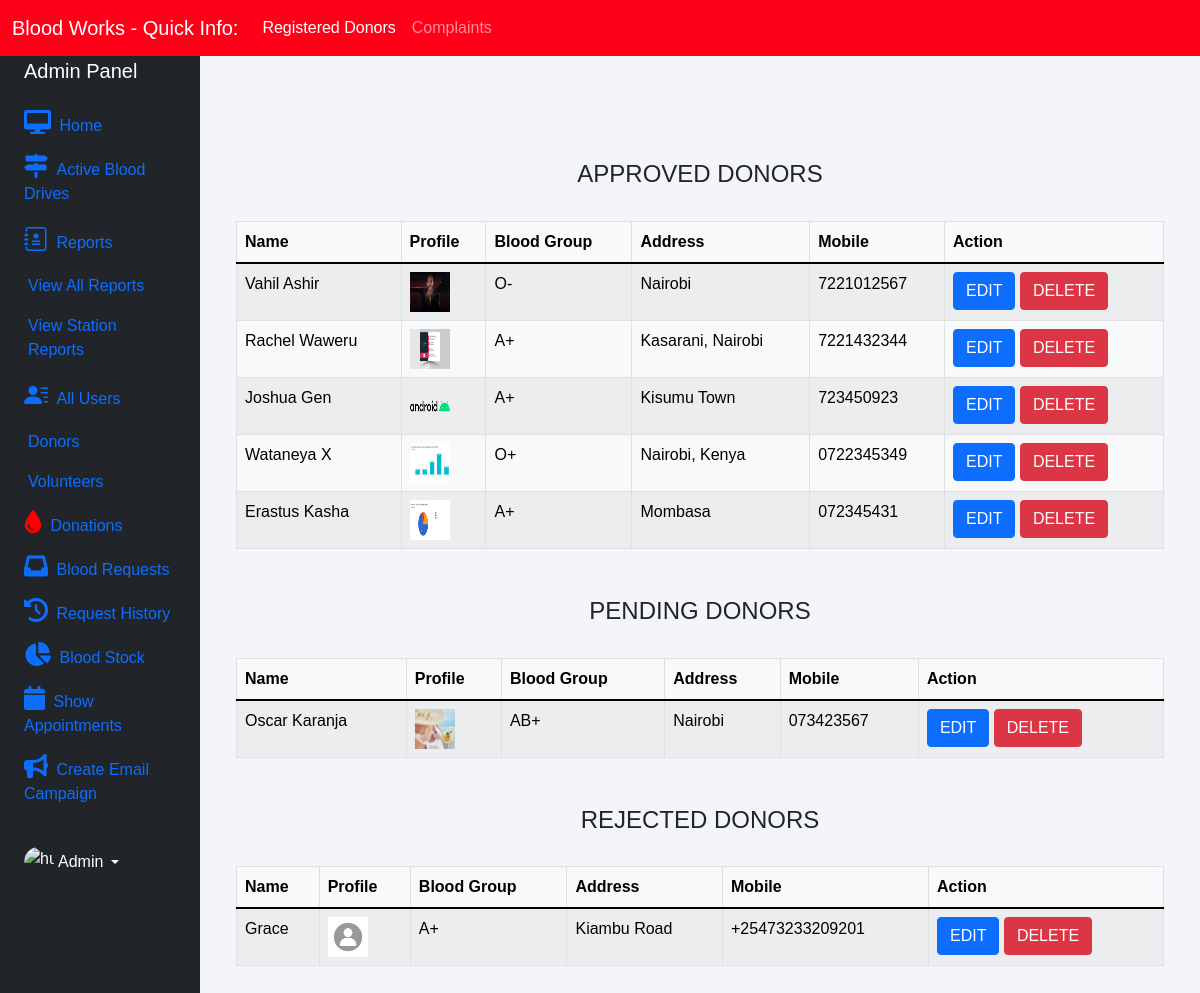
Page /admin-donor (signed in) on the committed database.
### donor/models.py (models this page shows, shortened)
class Donor(models.Model):
    current_time = datetime.datetime.now()
    donor_id = models.CharField(primary_key=True, max_length=40, default=uuid.uuid4())
    user = models.OneToOneField(User, on_delete=models.CASCADE)
    profile_pic = models.ImageField(upload_to='profile_pic/Donor/', default="profile/Donor/default.png", null=True,
                                    blank=True)
    bloodgroup = models.CharField(max_length=10,default="None", choices=blood_groups)
    address = models.CharField(max_length=40)
    county = models.CharField(max_length=15, default="None", choices=counties)
    mobile = models.CharField(max_length=20, null=False, unique=True)
    email = models.EmailField(default="test@placeholder.com")
    status = models.CharField(max_length=8, default="Pending",
                              choices={('Pending', 'Pending'), ('Approved', 'Approved'), ('Rejected', 'Rejected')})
    donor_card_code = models.CharField(max_length=40, null=True, blank=True)
    served_by = models.ForeignKey(VolunteerRegistration, null=True, default="delete-101", on_delete=models.SET_DEFAULT,
                                  blank=True)
    created_date = models.DateTimeField(auto_now_add=False, default=timezone.datetime.now())
    @property
    def get_name(self):
        return self.user.first_name + " " + self.user.last_name

### blood/views.py (the view)
# urls.py: path('admin-donor', views.admin_donor_view, name='admin-donor'),
@login_required(login_url='adminlogin')
def admin_donor_view(request):
    approved_donors = dmodels.Donor.objects.all().filter(status='Approved')
    pending_donors = dmodels.Donor.objects.all().filter(status='Pending')
    rejected_donors = dmodels.Donor.objects.all().filter(status='Rejected')
    content = {
        'approved_donors': approved_donors,
        'pending_donors': pending_donors,
        'rejected_donors': rejected_donors
    }
    return render(request, 'blood/admin_donor.html', context=content)

### templates/blood/admin_donor.html
{% extends 'blood/adminbase.html' %}
{% block content %}
{% load widget_tweaks %}
{%load static%}
<br><br>
<div class="container my-5">
    <H4 class="text-center"> APPROVED DONORS</H4><br>
    <table class="table table-light table-hover table-bordered table-striped">
        <thead class="bg-info">
            <tr>
                <th scope="col">Name</th>
                <th scope="col">Profile</th>
                <th scope="col">Blood Group</th>
                <th scope="col">Address</th>
                <th scope="col">Mobile</th>
                <th class="text-right">Action</th>
            </tr>
        </thead>
        <tbody>
            {% for t in approved_donors %}
            <tr>
                <td> {{t.get_name}}</td>
                <td> <img src="{% static t.profile_pic.url %}" alt="Profile Pic" height="40px" width="40px" /></td>
                <td>{{t.bloodgroup}}</td>
                <td>{{t.address}}</td>
                <td>{{t.mobile}}</td>
                <td class="text-right">
                     <a  class="btn btn-primary badge-pill" style="text-decoration: none;color: white;" href="{% url 'update-donor' t.donor_id %}">EDIT</a>
                    <a  class="btn btn-danger badge-pill" style="text-decoration: none;color: white;" href="{% url 'delete-donor' t.donor_id  %}">DELETE</a>
                </td>
            </tr>
            {% endfor %}
        </tbody>
    </table>
</div>
<div class="container my-5">
    <H4 class="text-center"> PENDING DONORS</H4><br>
    <table class="table table-light table-hover table-bordered table-striped">
        <thead class="bg-info">
            <tr>
                <th scope="col">Name</th>
                <th scope="col">Profile</th>
                <th scope="col">Blood Group</th>
                <th scope="col">Address</th>
                <th scope="col">Mobile</th>
                <th class="text-right">Action</th>
            </tr>
        </thead>
        <tbody>
            {% for t in pending_donors %}
            <tr>
                <td> {{t.get_name}}</td>
                <td> <img src="{% static t.profile_pic.url %}" alt="Profile Pic" height="40px" width="40px" /></td>
                <td>{{t.bloodgroup}}</td>
                <td>{{t.address}}</td>
                <td>{{t.mobile}}</td>
                <td class="text-right">
                    <a  class="btn btn-primary badge-pill" style="text-decoration: none;color: white;" href="{% url 'update-donor' t.donor_id  %}">EDIT</a>
                    <a  class="btn btn-danger badge-pill" style="text-decoration: none;color: white;" href="{% url 'delete-donor' t.donor_id  %}">DELETE</a>
                </td>
            </tr>
            {% endfor %}
        </tbody>
    </table>
</div>
<div class="container my-5">
    <H4 class="text-center"> REJECTED DONORS</H4><br>
    <table class="table table-light table-hover table-bordered table-striped">
        <thead class="bg-info">
            <tr>
                <th scope="col">Name</th>
                <th scope="col">Profile</th>
                <th scope="col">Blood Group</th>
                <th scope="col">Address</th>
                <th scope="col">Mobile</th>
                <th class="text-right">Action</th>
            </tr>
        </thead>
        <tbody>
            {% for t in rejected_donors %}
            <tr>
                <td> {{t.get_name}}</td>
                <td> <img src="{% static t.profile_pic.url %}" alt="Profile Pic" height="40px" width="40px" /></td>
                <td>{{t.bloodgroup}}</td>
                <td>{{t.address}}</td>
                <td>{{t.mobile}}</td>
                <td class="text-right">
                     <a  class="btn btn-primary badge-pill" style="text-decoration: none;color: white;" href="{% url 'update-donor' t.donor_id  %}">EDIT</a>
                    <a  class="btn btn-danger badge-pill" style="text-decoration: none;color: white;" href="{% url 'delete-donor' t.donor_id  %}">DELETE</a>
                </td>
            </tr>
            {% endfor %}
        </tbody>
    </table>
</div>
{% endblock content %}

### templates/blood/adminbase.html (style rules this page uses)
* { margin: 0; padding: 0; box-sizing: border-box; list-style: none; text-decoration: none; font-family: 'Josefin Sans', sans-serif; }
body { background-color: #f3f5f9; }

### rows in the picture
Donor: get_name "Vahil Ashir", profile_pic (picture), bloodgroup "O-", address "Nairobi", mobile "7221012567"
Donor: get_name "Rachel Waweru", profile_pic (picture), bloodgroup "A+", address "Kasarani, Nairobi", mobile "7221432344"
Donor: get_name "Joshua Gen", profile_pic (picture), bloodgroup "A+", address "Kisumu Town", mobile "723450923"
Donor: get_name "Wataneya X", profile_pic (picture), bloodgroup "O+", address "Nairobi, Kenya", mobile "0722345349"
Donor: get_name "Erastus Kasha", profile_pic (picture), bloodgroup "A+", address "Mombasa", mobile "072345431"
Donor: get_name "Oscar Karanja", profile_pic (picture), bloodgroup "AB+", address "Nairobi", mobile "073423567"
Donor: get_name "Grace", profile_pic (placeholder picture), bloodgroup "A+", address "Kiambu Road", mobile "+25473233209201"
